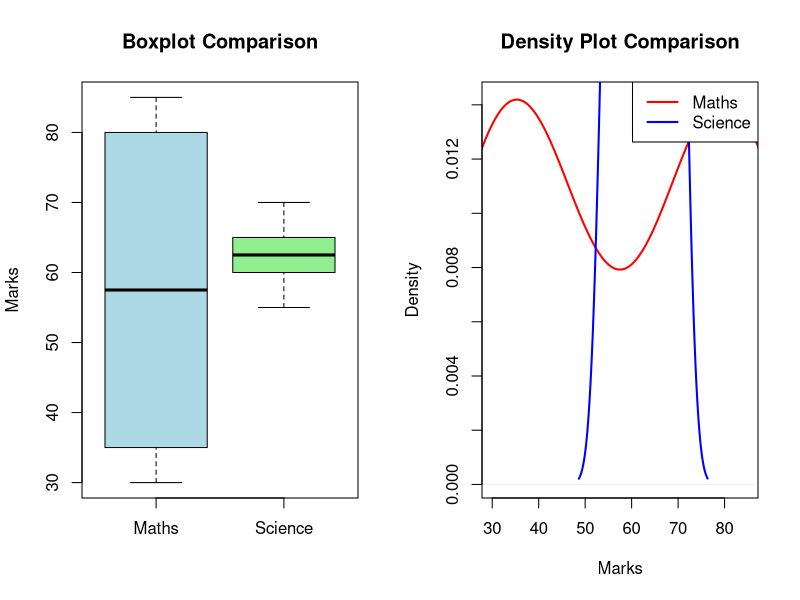

Generate this figure with R:
maths <- c(30, 32, 35, 38, 40, 75, 78, 80, 82, 85)

science <- c(55, 58, 60, 60, 62, 63, 65, 65, 68, 70)

# Display values
cat("Maths values:\n")
print(maths)

cat("Science values:\n")
print(science)

# Boxplot
par(mfrow = c(1, 2))

boxplot(maths, science,
        names = c("Maths", "Science"),
        main = "Boxplot Comparison",
        ylab = "Marks",
        col = c("lightblue", "lightgreen"))

# Density plot
maths_density <- density(maths)
science_density <- density(science)

plot(maths_density,
     main = "Density Plot Comparison",
     xlab = "Marks",
     col = "red",
     lwd = 2,
     xlim = range(c(maths, science)))

lines(science_density,
      col = "blue",
      lwd = 2)

legend("topright",
       legend = c("Maths", "Science"),
       col = c("red", "blue"),
       lwd = 2)

par(mfrow = c(1, 1))
